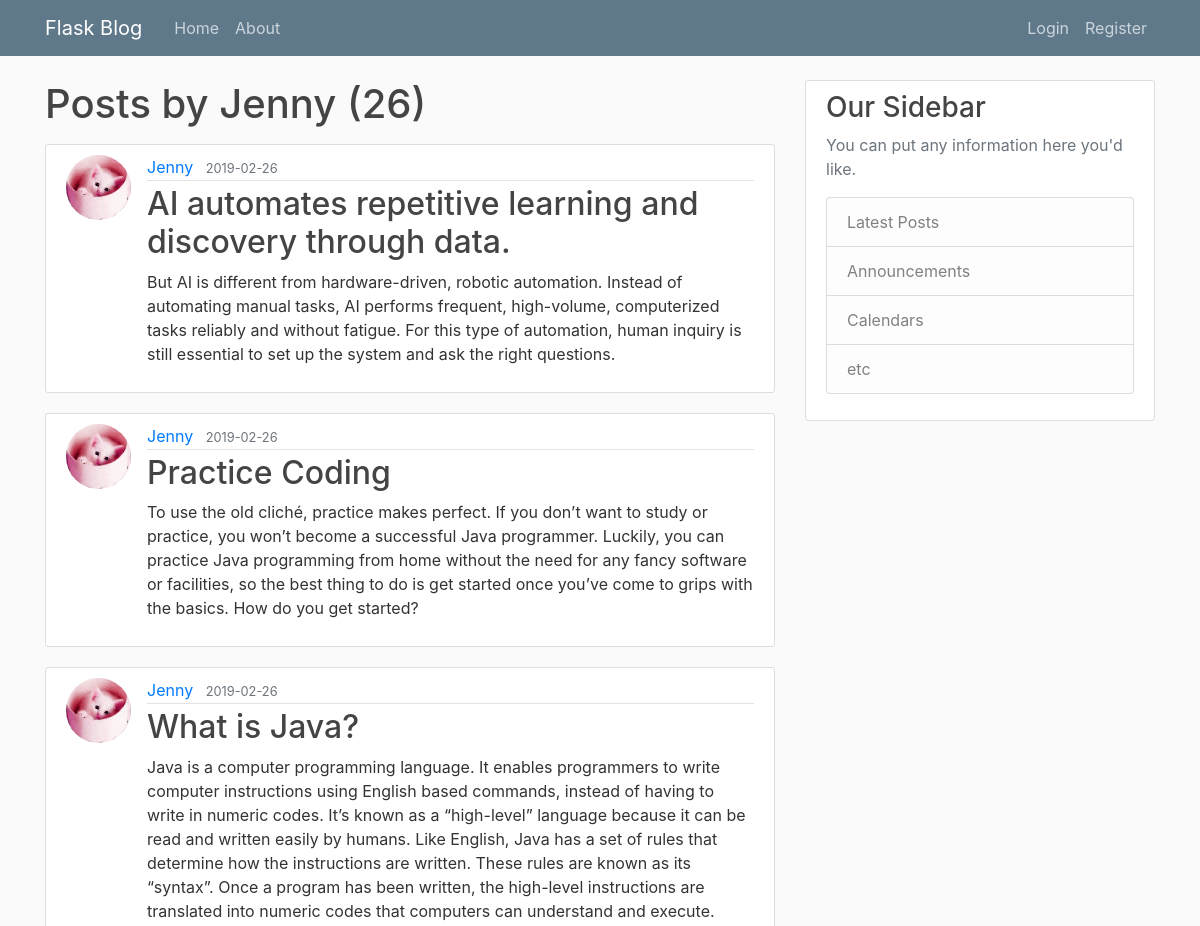
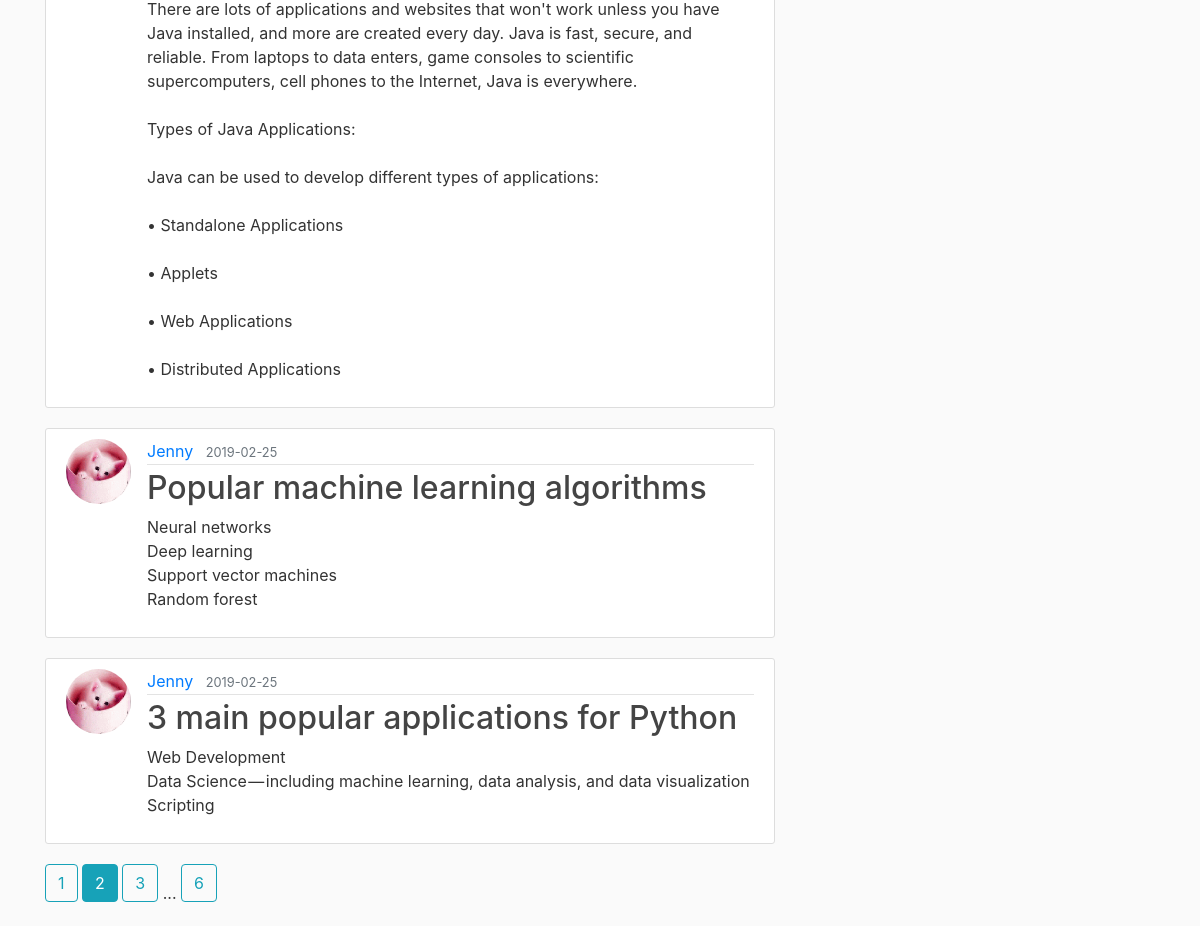
Page /user/Jenny?page=2 on the committed database (2 pictures, top to bottom).
### flaskblog/models.py (models this page shows, shortened)
class User(db.Model, UserMixin):
    id = db.Column(db.Integer, primary_key=True)
    username = db.Column(db.String(20), unique=True, nullable=False)
    email = db.Column(db.String(120), unique=True, nullable=False)
    image_file = db.Column(db.String(20), nullable=False, default='default.jpg')
    password = db.Column(db.String(60), nullable=False)
    posts = db.relationship('Post', backref='author', lazy=True)

class Post(db.Model):
    id = db.Column(db.Integer, primary_key=True)
    title = db.Column(db.String(100), nullable=False)
    date_posted = db.Column(db.DateTime, nullable=False, default=datetime.utcnow)
    content = db.Column(db.Text, nullable=False)
    user_id = db.Column(db.Integer, db.ForeignKey('user.id'), nullable=False)

### flaskblog/routes.py (the view)
@app.route("/user/<string:username>")
def user_posts(username):
    page = request.args.get('page', 1, type=int)
    user = User.query.filter_by(username=username).first_or_404()
    posts = Post.query.filter_by(author=user)\
        .order_by(Post.date_posted.desc())\
        .paginate(page=page, per_page=5)
    return render_template('user_posts.html', posts=posts, user=user)

### flaskblog/templates/user_posts.html
{% extends "layout.html" %}
{% block content %}
    <h1 class="mb-3">Posts by {{ user.username }} ({{ posts.total }})</h1>
    {% for post in posts.items %}
        <article class="media content-section">
          <img class="rounded-circle article-img" src="{{ url_for('static', filename='profile_pics/' + post.author.image_file) }}"></img>
          <div class="media-body">
            <div class="article-metadata">
              <a class="mr-2" href="{{ url_for('user_posts', username=post.author.username) }}">{{ post.author.username }}</a>
              <small class="text-muted">{{ post.date_posted.strftime('%Y-%m-%d') }}</small>
            </div>
            <h2><a class="article-title" href="{{ url_for('post', post_id=post.id) }}">{{ post.title }}</a></h2>
            <p class="article-content">{{ post.content }}</p>
          </div>
        </article>
    {% endfor %}
    {% for page_num in posts.iter_pages(left_edge=1, right_edge=1, left_current=1, right_current=2) %}
        {% if page_num %}
            {% if posts.page == page_num %}
                <a class="btn btn-info mb-4" href="{{ url_for('user_posts', username=user.username, page=page_num) }}">{{ page_num }}</a>
            {% else %}
                <a class="btn btn-outline-info mb-4" href="{{ url_for('user_posts', username=user.username, page=page_num) }}">{{ page_num }}</a>
        {% endif %}
        {% else %}
            ...
        {% endif %}
    {% endfor %}
{% endblock content %}

### flaskblog/static/main.css (style rules this page uses)
body { background: #fafafa; color: #333333; margin-top: 5rem; }
h1, h2, h3, h4, h5, h6 { color: #444444; }
.content-section { background: #ffffff; padding: 10px 20px; border: 1px solid #dddddd; border-radius: 3px; margin-bottom: 20px; }
.article-title { color: #444444; }
.article-content { white-space: pre-line; }
.article-img { height: 65px; width: 65px; margin-right: 16px; }
.article-metadata { padding-bottom: 1px; margin-bottom: 4px; border-bottom: 1px solid #e3e3e3 }

### rows in the picture
User: username "Jenny"
Post: image_file (picture), author.username "Jenny", date_posted "2019-02-26", title "AI automates repetitive learning and discovery through data.", content "But AI is different from hardware-driven, robotic automation. Instead of automating manual tasks, AI performs frequent, high-volume, computerized tasks reliably and without fatigue. For this type of automation, human inquiry is still essential to set up the system and ask the right questions."
Post: image_file (picture), author.username "Jenny", date_posted "2019-02-26", title "Practice Coding", content "To use the old cliché, practice makes perfect. If you don’t want to study or practice, you won’t become a successful Java programmer. Luckily, you can practice Java programming from home without the need for any fancy software or facilities, so the best thing to do is get started once you’ve come to grips with the basics. How do you get started?"
Post: image_file (picture), author.username "Jenny", date_posted "2019-02-26", title "What is Java?", content "Java is a computer programming language. It enables programmers to write computer instructions using English based commands, instead of having to write in numeric codes. It’s known as a “high-level” language because it can be read and written easily by humans. Like English, Java has a set of rules that determine how the instructions are written. These rules are known as its “syntax”. Once a program has been written, the high-level instructions are translated into numeric codes that computers can understand and execute. There are lots of applications and websites that won't work unless you have Java installed, and more are created every day. Java is fast, secure, and reliable. From laptops…"
Post: image_file (picture), author.username "Jenny", date_posted "2019-02-25", title "Popular machine learning algorithms", content "Neural networks Deep learning Support vector machines Random forest"
Post: image_file (picture), author.username "Jenny", date_posted "2019-02-25", title "3 main popular applications for Python", content "Web Development Data Science — including machine learning, data analysis, and data visualization Scripting"

### other values in the picture
{{ posts.total }} "26"
{{ page_num }} "1" "3" "6"
{{ page_num }} "2"
